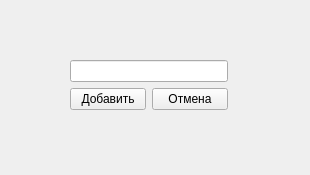
<?xml version="1.0" encoding="UTF-8"?>
<ui version="4.0">
 <class>Addform</class>
 <widget class="QWidget" name="Addform">
  <property name="geometry">
   <rect>
    <x>0</x>
    <y>0</y>
    <width>310</width>
    <height>175</height>
   </rect>
  </property>
  <property name="windowTitle">
   <string>Form</string>
  </property>
  <widget class="QWidget" name="">
   <property name="geometry">
    <rect>
     <x>70</x>
     <y>60</y>
     <width>158</width>
     <height>51</height>
    </rect>
   </property>
   <layout class="QGridLayout" name="gridLayout">
    <item row="0" column="0" colspan="2">
     <widget class="QLineEdit" name="lineEdit"/>
    </item>
    <item row="1" column="0">
     <widget class="QPushButton" name="pushButton">
      <property name="text">
       <string>Добавить</string>
      </property>
     </widget>
    </item>
    <item row="1" column="1">
     <widget class="QPushButton" name="pushButton_2">
      <property name="text">
       <string>Отмена</string>
      </property>
     </widget>
    </item>
   </layout>
  </widget>
 </widget>
 <resources/>
 <connections/>
</ui>
